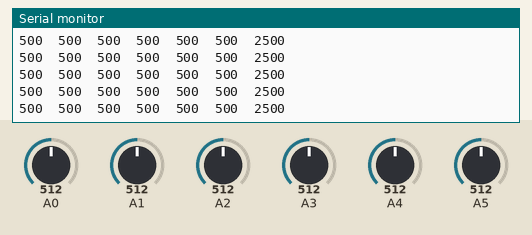
The sketch below on a simulated Arduino Uno, built with avr-gcc and run on an emulated ATmega328P. Parts: the last lines printed to the serial monitor. Inputs (shaded band) come from the test bench; at power-on: A0 = 512, A1 = 512, A2 = 512, A3 = 512, A4 = 512, A5 = 512.

Above: at 16.7 s.
16.8 s: A0 set to 390
At 17.1 s:
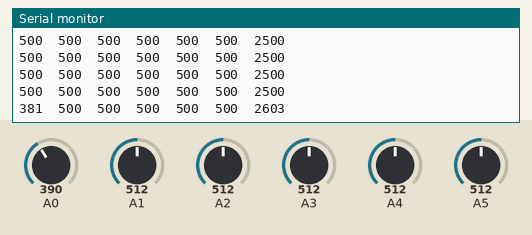
18.3 s: A1 set to 390
At 18.33 s:
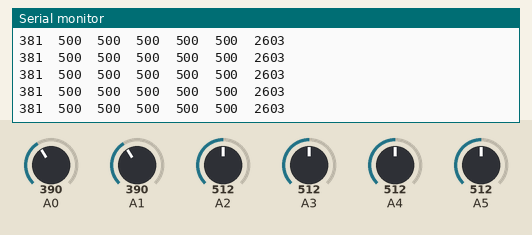
19.8 s: A2 set to 390
At 19.96 s:
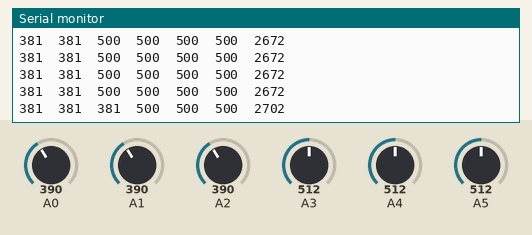
21.3 s: A3 set to 390
At 21.4 s:
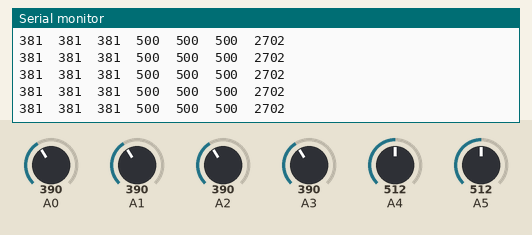
22.8 s: A4 set to 390
At 22.83 s:
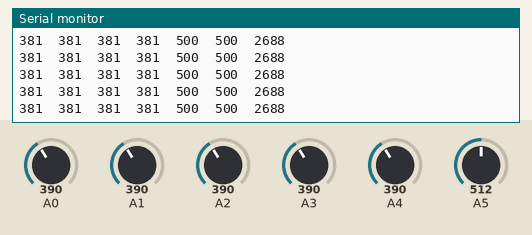
24.3 s: A5 set to 390
At 24.47 s:
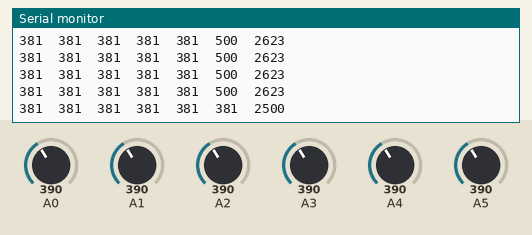

Measured:
- after the input at 16.8 s, the serial monitor: prints a new line after 0.14 s (image 1)
- after the input at 19.8 s, the serial monitor: prints a new line at once (image 3)
- after the input at 24.3 s, the serial monitor: prints a new line at once (image 6)

The sketch:

sketch_sep14a.ino
```cpp
#include <QTRSensors.h>

QTRSensors qtr;

const uint8_t SensorCount = 6;
uint16_t sensorValues[SensorCount];

void setup() {
  qtr.setTypeAnalog();
  qtr.setSensorPins((const uint8_t[]){A0, A1, A2, A3, A4, A5}, SensorCount);
  qtr.setEmitterPin(2);

  delay(500);
  // pinMode(LED_BUILTIN, OUTPUT);
  digitalWrite(LED_BUILTIN, HIGH);

  for (uint16_t i = 0; i < 400; i++)
  {
    qtr.calibrate();
  }

  digitalWrite(LED_BUILTIN, LOW);

  Serial.begin(9600);

  for (uint8_t i = 0; i < SensorCount; i++)
  {
    Serial.print(qtr.calibrationOn.minimum[i]);
    Serial.print(' ');
  }
  Serial.println();

  for (uint8_t i = 0; i < SensorCount; i++)
  {
    Serial.print(qtr.calibrationOn.maximum[i]);
    Serial.print(' ');
  }
  Serial.println();
  Serial.println();

  delay(5000);
}

void loop()
{
  uint16_t position = qtr.readLineBlack(sensorValues);

  for (uint8_t i = 0; i < SensorCount; i++)
  {
    Serial.print(sensorValues[i]);
    Serial.print('\t');
  }

  Serial.println(position);

  delay(200);
}
```
